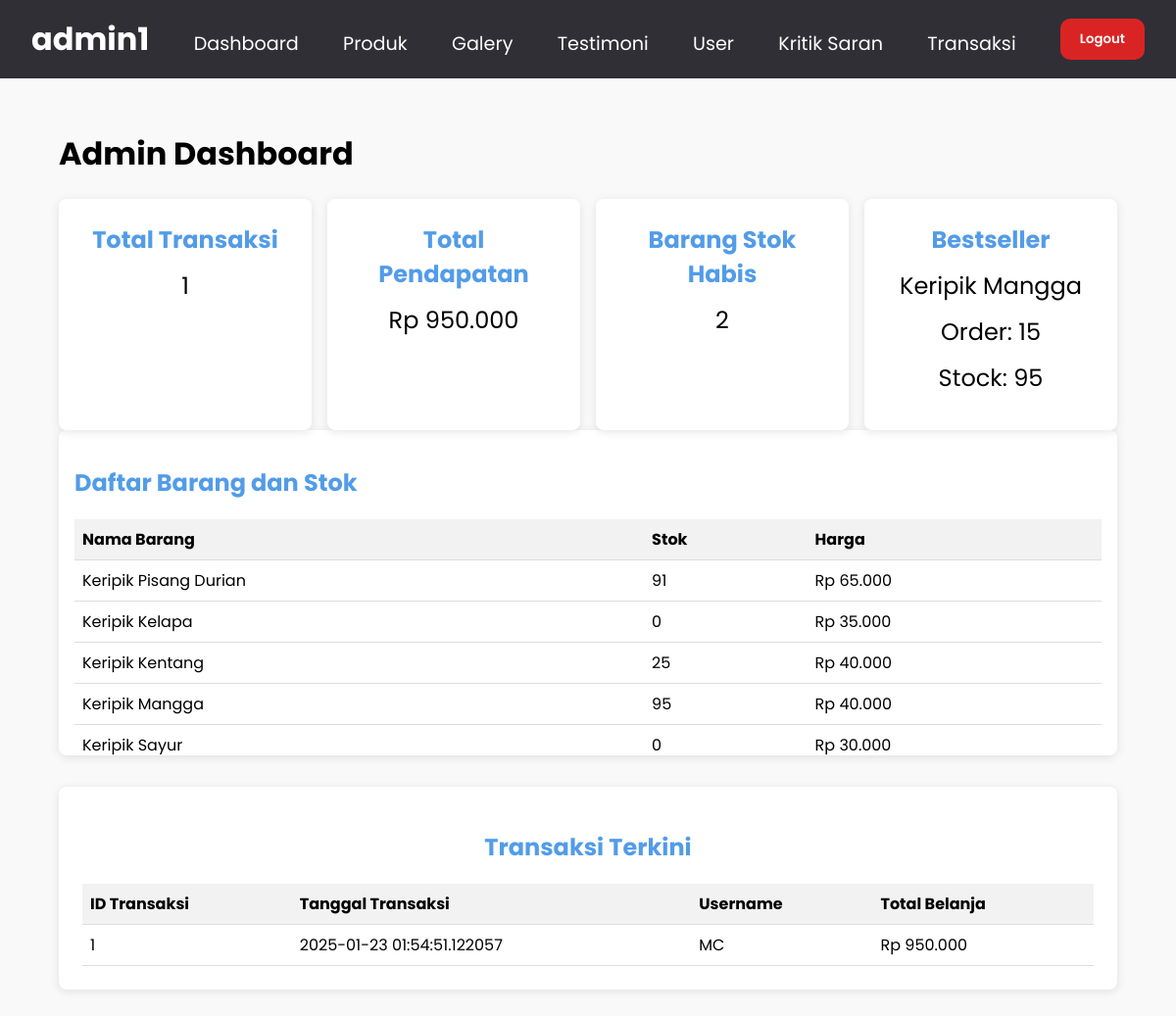
Page /Admin/AdminDashboard/adminDashboard.php (signed in) on the committed database.
### tables this page shows
CREATE TABLE `product_details` (
  `id` int(60) NOT NULL,
  `product_id` int(60) NOT NULL,
  `stock` int(60) NOT NULL,
  `total_order` int(60) NOT NULL
);

CREATE TABLE `product` (
  `id` int(60) NOT NULL,
  `product_image` varchar(120) NOT NULL DEFAULT '../Asset/dummyImage1.png',
  `product_name` varchar(60) NOT NULL,
  `variant` varchar(60) NOT NULL,
  `price` bigint(60) NOT NULL,
  `product_description` longtext NOT NULL,
  `best_seller` tinyint(1) NOT NULL,
  `new` tinyint(1) NOT NULL
);

CREATE TABLE `transaction` (
  `id` int(60) NOT NULL,
  `id_user` bigint(60) NOT NULL,
  `payment_method` varchar(60) NOT NULL,
  `transaction_date` timestamp(6) NOT NULL DEFAULT current_timestamp(6),
  `total` int(20) NOT NULL DEFAULT 0
);

CREATE TABLE `users` (
  `id` bigint(60) NOT NULL,
  `avatar` varchar(250) NOT NULL DEFAULT '../Asset/dummyUser.png',
  `username` varchar(40) NOT NULL,
  `password` varchar(60) NOT NULL,
  `email` varchar(40) NOT NULL,
  `register_date` timestamp(6) NOT NULL DEFAULT current_timestamp(6),
  `address` varchar(40) DEFAULT NULL,
  `phone_number` bigint(16) DEFAULT NULL
);

### Admin/AdminDashboard/adminDashboard.php (the view, shortened to what this page needs)
<?php
$connection = getConnection();
$totalTransactionStatement = $connection->prepare("SELECT COUNT(*) as total FROM transaction");
$totalTransactionStatement->execute();
$totalTransaction = $totalTransactionStatement->fetch(PDO::FETCH_ASSOC)['total'];
$totalRevenueStatement = $connection->prepare("SELECT SUM(total) as total FROM transaction");
$totalRevenueStatement->execute();
$totalRevenue = $totalRevenueStatement->fetch(PDO::FETCH_ASSOC)['total'];
$outOfStockStatement = $connection->prepare("SELECT COUNT(*) as total FROM product_details WHERE stock = 0");
$outOfStockStatement->execute();
$outOfStock = $outOfStockStatement->fetch(PDO::FETCH_ASSOC)['total'];
$bestsellerStatement = $connection->prepare("
    SELECT product.product_name, product_details.total_order, product_details.stock
    FROM product_details
    JOIN product ON product_details.product_id = product.id
    ORDER BY product_details.total_order DESC
    LIMIT 1
");
$bestsellerStatement->execute();
$bestseller = $bestsellerStatement->fetch(PDO::FETCH_ASSOC);
$productsStatement = $connection->prepare("
    SELECT product.product_name, product_details.stock, product.price
    FROM product_details
    JOIN product ON product_details.product_id = product.id
");
$productsStatement->execute();
$products = $productsStatement->fetchAll(PDO::FETCH_ASSOC);
$recentTransactionsStatement = $connection->prepare("
    SELECT transaction.id, transaction.transaction_date, users.username, transaction.total
    FROM transaction
    JOIN users ON transaction.id_user = users.id
    ORDER BY transaction.transaction_date DESC
    LIMIT 5
");
$recentTransactionsStatement->execute();
$recentTransactions = $recentTransactionsStatement->fetchAll(PDO::FETCH_ASSOC);
?>
<!doctype html>
<html lang="en">
<head>
    <link rel="stylesheet" href="adminDashboardStyle.css">
</head>
<body>
    <?php require_once '../adminNavigation.php' ?>
    <div class="container">
        <h1>Admin Dashboard</h1>
        <div class="dashboard">
            <div class="card">
                <h2>Total Transaksi</h2>
                <p><?php echo $totalTransaction; ?></p>
            </div>
            <div class="card">
                <h2>Total Pendapatan</h2>
                <p>Rp <?php echo number_format($totalRevenue, 0, ',', '.'); ?></p>
            </div>
            <div class="card">
                <h2>Barang Stok Habis</h2>
                <p><?php echo $outOfStock; ?></p>
            </div>
            <div class="card">
                <h2>Bestseller</h2>
                <p><?php echo htmlspecialchars($bestseller['product_name']); ?></p>
                <p>Order: <?php echo $bestseller['total_order']; ?></p>
                <p>Stock: <?php echo $bestseller['stock']; ?></p>
            </div>
        </div>
        <div class="scrollable">
            <h2>Daftar Barang dan Stok</h2>
            <table>
                <thead>
                    <tr>
                        <th>Nama Barang</th>
                        <th>Stok</th>
                        <th>Harga</th>
                    </tr>
                </thead>
                <tbody>
                    <?php foreach ($products as $product): ?>
                        <tr>
                            <td><?php echo htmlspecialchars($product['product_name']); ?></td>
                            <td><?php echo $product['stock']; ?></td>
                            <td>Rp <?php echo number_format($product['price'], 0, ',', '.'); ?></td>
                        </tr>
                    <?php endforeach; ?>
                </tbody>
            </table>
        </div>
        <div class="recent-transactions">
            <h2>Transaksi Terkini</h2>
            <table>
                <thead>
                    <tr>
                        <th>ID Transaksi</th>
                        <th>Tanggal Transaksi</th>
                        <th>Username</th>
                        <th>Total Belanja</th>
                    </tr>
                </thead>
                <tbody>
                    <?php foreach ($recentTransactions as $transaction): ?>
                        <tr>
                            <td><?php echo htmlspecialchars($transaction['id']); ?></td>
                            <td><?php echo htmlspecialchars($transaction['transaction_date']); ?></td>
                            <td><?php echo htmlspecialchars($transaction['username']); ?></td>
                            <td>Rp <?php echo number_format($transaction['total'], 0, ',', '.'); ?></td>
                        </tr>
                    <?php endforeach; ?>
                </tbody>
            </table>
        </div>
    </div>
</body>
</html>

### Admin/AdminDashboard/adminDashboardStyle.css (style rules this page uses)
* { font-family: "Poppins", Arial, Helvetica, sans-serif; }
body { margin: 0; padding: 0; background-color: #f9f9f9; }
h2 { color: #529ce8; }
.container { width: 90vmax; margin: 0 auto; padding: 2em 0; }
.dashboard { display: grid; grid-template-columns: repeat(4, 1fr); gap: 1em; }
.card { background-color: #ffffff; border-radius: 8px; box-shadow: 0 2px 10px rgba(0, 0, 0, 0.1); padding: 1.5em; text-align: center; }
.card h2 { margin: 0; color: #529ce8; }
.card p { font-size: 1.5em; margin: 0.5em 0; }
.scrollable { max-height: 300px; overflow-y: auto; background-color: #ffffff; border-radius: 8px; box-shadow: 0 2px 10px rgba(0, 0, 0, 0.1); padding: 1em; }
.scrollable table { width: 100%; border-collapse: collapse; }
.scrollable th, .scrollable td { padding: 0.5rem; text-align: left; border-bottom: 1px solid #ddd; }
.scrollable th { background-color: #f2f2f2; }
.recent-transactions { margin-top: 2em; background-color: #ffffff; border-radius: 8px; box-shadow: 0 2px 10px rgba(0, 0, 0, 0.1); padding: 1.5em; text-align: center; }
.recent-transactions table { width: 100%; border-collapse: collapse; }
.recent-transactions th, .recent-transactions td { padding: 0.5rem; text-align: left; border-bottom: 1px solid #ddd; }
.recent-transactions th { background-color: #f2f2f2; }

### Admin/adminNavigation.php (style rules this page uses)
* { font-family: "Poppins", Arial, Helvetica, sans-serif; }
body { margin: 0; padding: 0; width: 100%; height: fit-content; overflow-x: hidden; box-sizing: border-box; }

### rows in the picture
product_details: product.product_name "Keripik Mangga", total_order "15", stock "95"
transaction: id "1", transaction_date "2025-01-23 01:54:51.122057", id_user.username "MC", total "950.000"

### other values in the picture
$_SESSION['admin'] "admin1"
$totalTransaction "1"
$totalRevenue "950.000"
$outOfStock "2"
$product['product_name'] "Keripik Pisang Durian"
$product['stock'] "91"
$product['price'] "65.000"
$product['product_name'] "Keripik Kelapa"
$product['stock'] "0"
$product['price'] "35.000"
$product['product_name'] "Keripik Kentang"
$product['stock'] "25"
$product['price'] "40.000"
$product['product_name'] "Keripik Mangga"
$product['stock'] "95"
